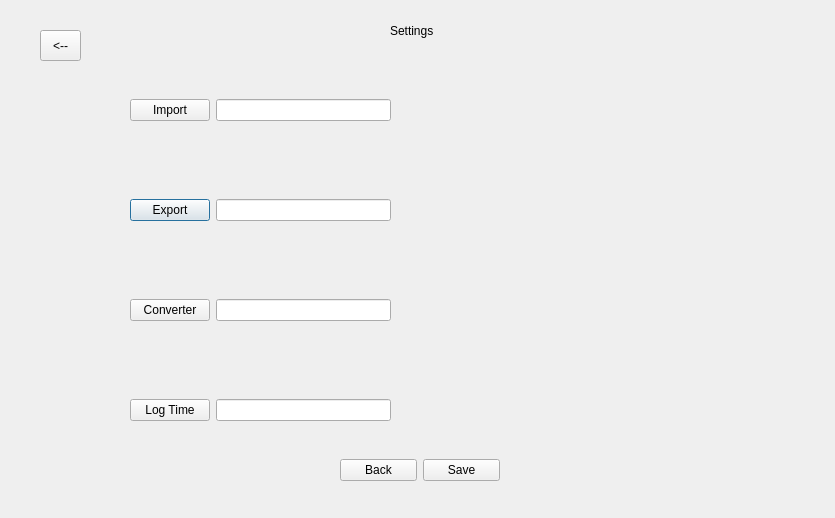
<?xml version="1.0" encoding="UTF-8"?>
<ui version="4.0">
 <class>Templates</class>
 <widget class="QDialog" name="Templates">
  <property name="geometry">
   <rect>
    <x>0</x>
    <y>0</y>
    <width>835</width>
    <height>518</height>
   </rect>
  </property>
  <property name="windowTitle">
   <string>Dialog</string>
  </property>
  <widget class="QWidget" name="horizontalLayoutWidget">
   <property name="geometry">
    <rect>
     <x>130</x>
     <y>170</y>
     <width>261</width>
     <height>81</height>
    </rect>
   </property>
   <layout class="QHBoxLayout" name="horizontalLayout">
    <item>
     <widget class="QPushButton" name="pushButton">
      <property name="text">
       <string>Export</string>
      </property>
     </widget>
    </item>
    <item>
     <widget class="QLineEdit" name="lineEdit"/>
    </item>
   </layout>
  </widget>
  <widget class="QWidget" name="horizontalLayoutWidget_3">
   <property name="geometry">
    <rect>
     <x>130</x>
     <y>270</y>
     <width>261</width>
     <height>81</height>
    </rect>
   </property>
   <layout class="QHBoxLayout" name="horizontalLayout_3">
    <item>
     <widget class="QPushButton" name="pushButton_3">
      <property name="text">
       <string>Converter</string>
      </property>
     </widget>
    </item>
    <item>
     <widget class="QLineEdit" name="lineEdit_3"/>
    </item>
   </layout>
  </widget>
  <widget class="QWidget" name="horizontalLayoutWidget_4">
   <property name="geometry">
    <rect>
     <x>130</x>
     <y>370</y>
     <width>261</width>
     <height>81</height>
    </rect>
   </property>
   <layout class="QHBoxLayout" name="horizontalLayout_4">
    <item>
     <widget class="QPushButton" name="pushButton_4">
      <property name="text">
       <string>Log Time</string>
      </property>
     </widget>
    </item>
    <item>
     <widget class="QLineEdit" name="lineEdit_4"/>
    </item>
   </layout>
  </widget>
  <widget class="QWidget" name="horizontalLayoutWidget_2">
   <property name="geometry">
    <rect>
     <x>130</x>
     <y>70</y>
     <width>261</width>
     <height>81</height>
    </rect>
   </property>
   <layout class="QHBoxLayout" name="horizontalLayout_2">
    <item>
     <widget class="QPushButton" name="pushButton_2">
      <property name="text">
       <string>Import</string>
      </property>
     </widget>
    </item>
    <item>
     <widget class="QLineEdit" name="lineEdit_2"/>
    </item>
   </layout>
  </widget>
  <widget class="QLabel" name="label">
   <property name="geometry">
    <rect>
     <x>390</x>
     <y>-20</y>
     <width>251</width>
     <height>101</height>
    </rect>
   </property>
   <property name="text">
    <string>Settings </string>
   </property>
  </widget>
  <widget class="QWidget" name="horizontalLayoutWidget_5">
   <property name="geometry">
    <rect>
     <x>340</x>
     <y>430</y>
     <width>160</width>
     <height>80</height>
    </rect>
   </property>
   <layout class="QHBoxLayout" name="horizontalLayout_5">
    <item>
     <widget class="QPushButton" name="pushButton_5">
      <property name="text">
       <string>Back</string>
      </property>
     </widget>
    </item>
    <item>
     <widget class="QPushButton" name="pushButton_6">
      <property name="text">
       <string>Save</string>
      </property>
     </widget>
    </item>
   </layout>
  </widget>
  <widget class="QToolButton" name="toolButton">
   <property name="geometry">
    <rect>
     <x>40</x>
     <y>30</y>
     <width>41</width>
     <height>31</height>
    </rect>
   </property>
   <property name="text">
    <string>&lt;--</string>
   </property>
  </widget>
 </widget>
 <resources/>
 <connections/>
</ui>
